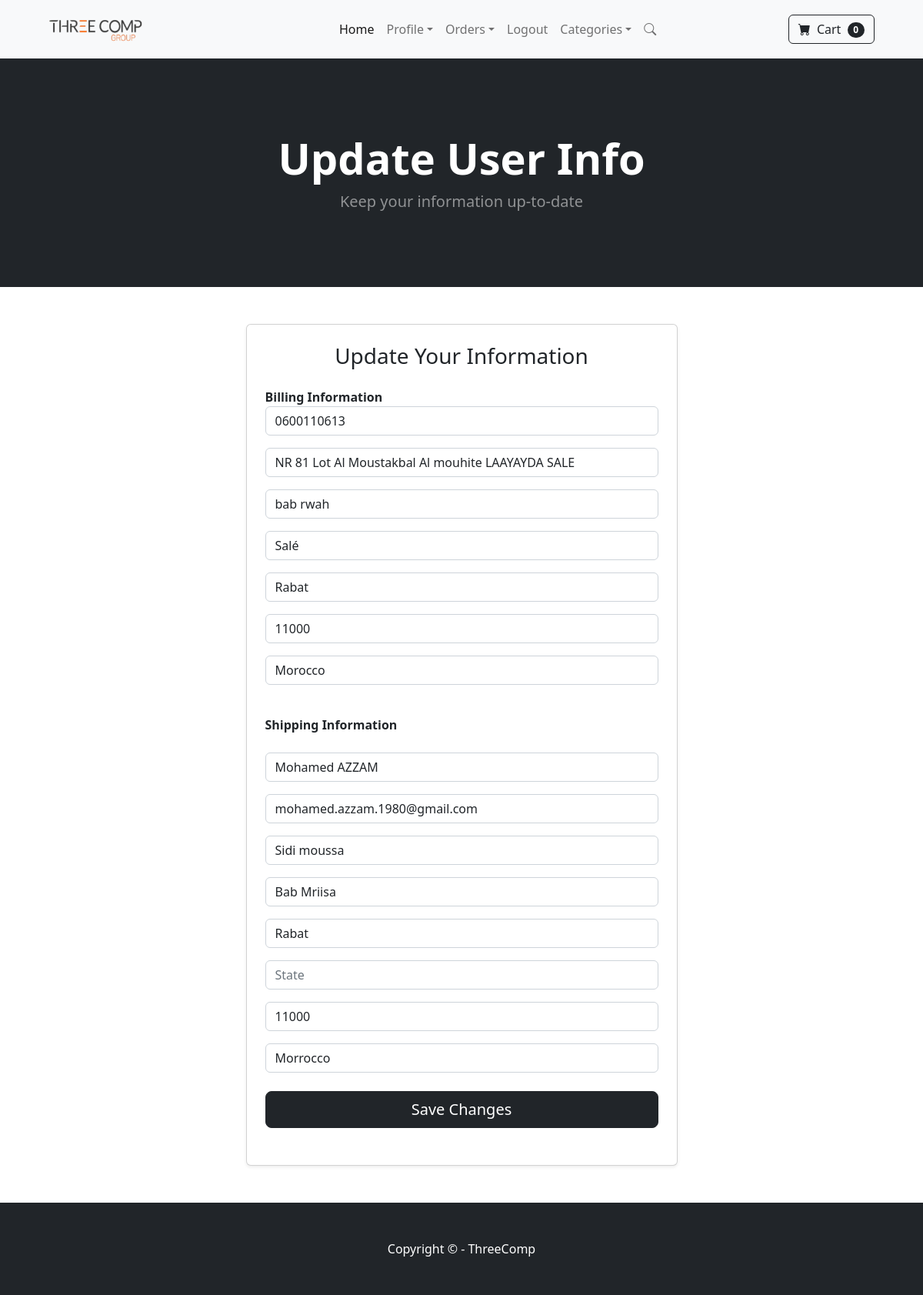
The page /update_info/ (signed in) on the database its author committed.
### Ecommerce_Website/models.py (models this page shows, shortened)
class Profile(models.Model):
    user = models.OneToOneField(User, on_delete=models.CASCADE)
    date_modified = models.DateTimeField(User, auto_now=True)
    phone = models.CharField(max_length=10, blank=True)
    address1 = models.CharField(max_length=200, blank=True)
    address2 = models.CharField(max_length=200, blank=True)
    city = models.CharField(max_length=200, blank=True)
    state = models.CharField(max_length=200, blank=True)
    zipcode = models.CharField(max_length=200, blank=True)
    country = models.CharField(max_length=200, blank=True)
    old_cart = models.CharField(max_length=200, blank=True, null=True)

### payment/models.py (models this page shows, shortened)
class ShippingAddress(models.Model):
    user = models.ForeignKey(User, on_delete=models.CASCADE, null=True, blank=True)
    shipping_full_name = models.CharField(max_length=255)
    shipping_email = models.CharField(max_length=255)
    shipping_address1 = models.CharField(max_length=255 )
    shipping_address2 = models.CharField(max_length=255,null=True, blank=True)
    shipping_city = models.CharField(max_length=255)
    shipping_state = models.CharField(max_length=255, null=True, blank=True)
    shipping_zipcode = models.CharField(max_length=255,  null=True, blank=True)
    shipping_country = models.CharField(max_length=255)
    class Meta:
        verbose_name_plural = "Shipping Address"

### Ecommerce_Website/views.py (the view)
# urls.py: path('update_info/', views.update_info,name='update_info'),
def update_info(request):
    if request.user.is_authenticated:
        current_user = Profile.objects.get(user__id=request.user.id)
        shipping_user, created = ShippingAddress.objects.get_or_create(user__id=request.user.id)
        form = UserInfoForm(request.POST or None, instance=current_user)
        shipping_form = ShippingForm(request.POST or None, instance=shipping_user)
        if form.is_valid() or shipping_form.is_valid():
            form.save()
            shipping_form.save()
            messages.success(request, ("Your Info Has Been Has Been Updated!!!"))
            return redirect('base')
        return render(request, 'Ecom/update_info.html',{'form': form,'shipping_form':shipping_form})
    else:
        messages.success(request, ("You Must Be Logged In To Access That Page !!!"))
        return redirect('base')

### Ecommerce_Website/forms.py
class UserInfoForm(forms.ModelForm):
    phone = forms.CharField(label="", widget=forms.TextInput(attrs={'class':'form-control','placeholder':'Phone'}),required=False)
    address1 = forms.CharField(label="", widget=forms.TextInput(attrs={'class':'form-control','placeholder':'Adress 1'}),required=False)
    address2 = forms.CharField(label="", widget=forms.TextInput(attrs={'class':'form-control','placeholder':'Adress 2'}),required=False)
    city = forms.CharField(label="", widget=forms.TextInput(attrs={'class':'form-control','placeholder':'City'}),required=False)
    state = forms.CharField(label="", widget=forms.TextInput(attrs={'class':'form-control','placeholder':'State'}),required=False)
    zipcode = forms.CharField(label="", widget=forms.TextInput(attrs={'class':'form-control','placeholder':'ZipCode'}),required=False)
    country = forms.CharField(label="", widget=forms.TextInput(attrs={'class':'form-control','placeholder':'Country'}),required=False)
    class Meta:
        model = Profile
        fields = ('phone','address1','address2','city','state','zipcode','country')

### cart/cart.py (called while the page is built)
    def __len__(self):
        return len(self.cart)

### cart/context_processors.py (called while the page is built)
def cart(request):
    return {'cart': Cart(request)}

### Templates/Ecom/update_info.html (shortened to what this page needs)
{% extends 'Ecom/base.html' %}
{% load static %}
{% block content %}
<header class="bg-dark py-5">
    <div class="container px-4 px-lg-5 my-5">
        <div class="text-center text-white">
            <h1 class="display-4 fw-bolder">Update User Info</h1>
            <p class="lead fw-normal text-white-50 mb-0">Keep your information up-to-date</p>
        </div>
    </div>
</header>
<div class="container my-5">
    <div class="row justify-content-center">
        <div class="col-md-6">
            <div class="card shadow-sm p-4">
                <h3 class="text-center mb-4">Update Your Information</h3>
                <strong>Billing Information</strong>
                <form method="post" action="{% url 'update_info' %}">
                    <div class="mb-3">
                        {{ form.as_p }}
                        <br>
                        <strong>Shipping Information</strong>
                        <br><br>
                        {{shipping_form.as_p}}
                    </div>
                    <div class="d-grid mt-4">
                        <button type="submit" class="btn btn-dark btn-lg">Save Changes</button>
                    </div>
                </form>
                <br>
            </div>
        </div>
    </div>
</div>
{% endblock content %}

### rows shown on the page
Profile: phone "0600110613", address1 "NR 81 Lot Al Moustakbal Al mouhite LAAYAYDA SALE", address2 "bab rwah", city "Salé", state "Rabat", zipcode "11000", country "Morocco"
ShippingAddress: shipping_full_name "Mohamed AZZAM", shipping_email "mohamed.azzam.1980@gmail.com", shipping_address1 "Sidi moussa", shipping_address2 "Bab Mriisa", shipping_city "Rabat", shipping_zipcode "11000", shipping_country "Morrocco"

### other values the page prints
{{ cart|length }} "0"
